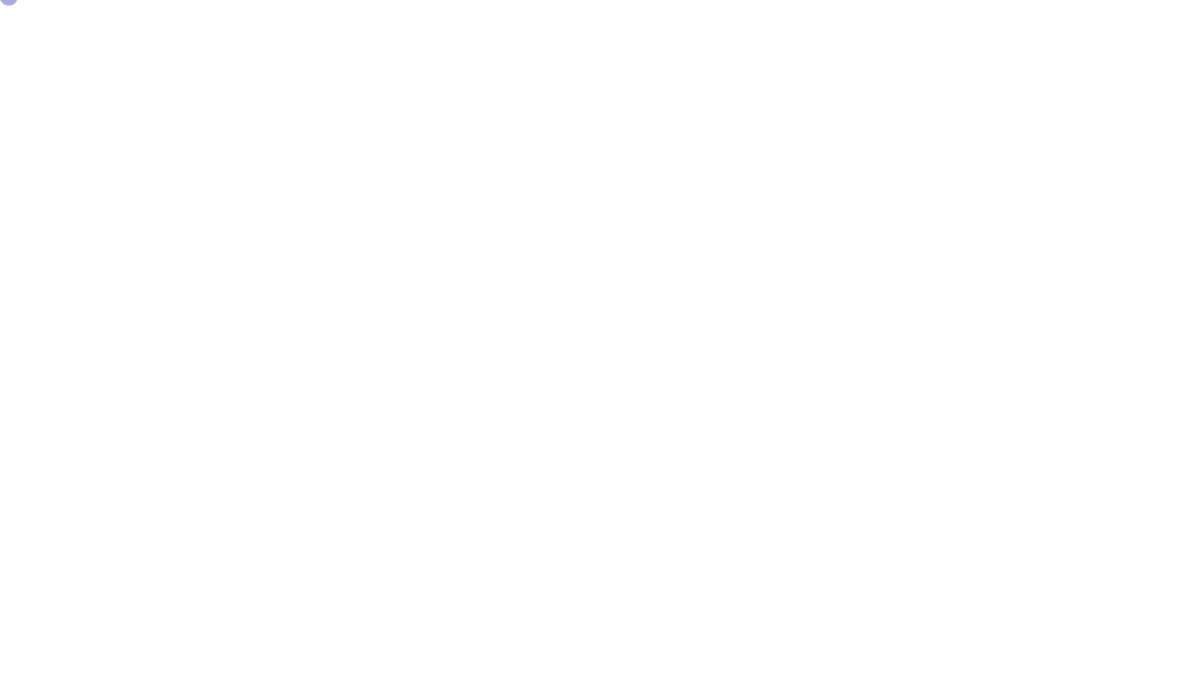
Frame 1 (no input)
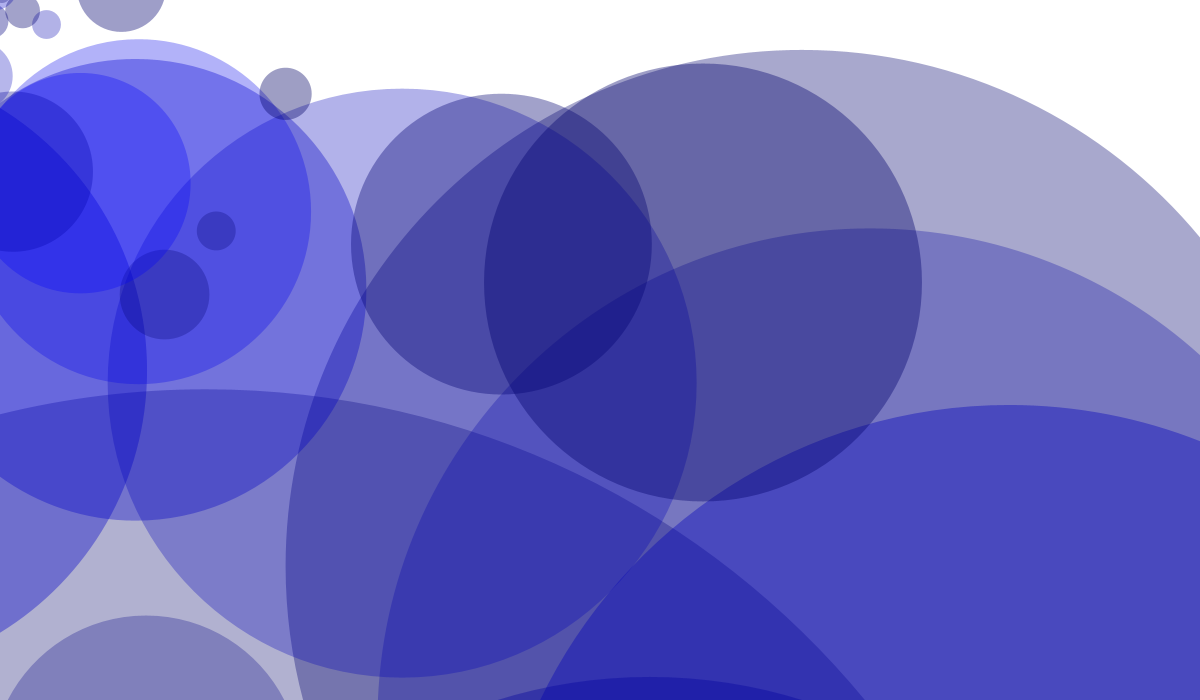
Frame 60 (the mouse pressed at the canvas centre just before this capture)
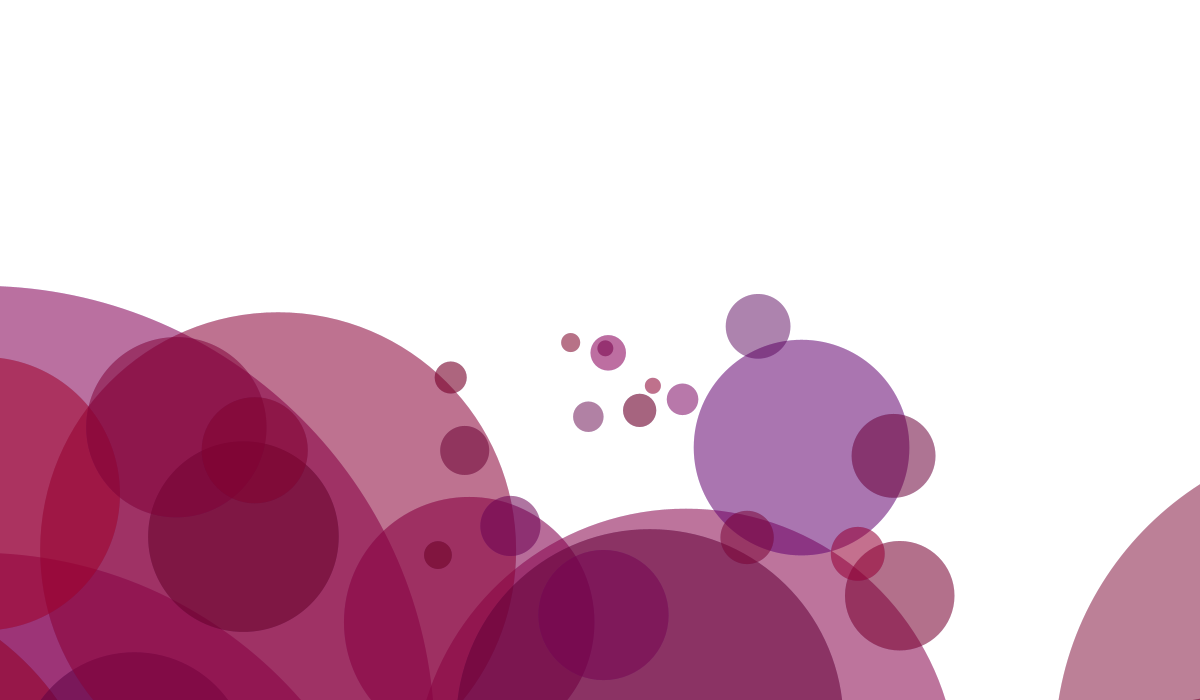
Frame 120 (the mouse held since frame 60 and released just before this capture)

The Processing sketch that drew these frames (run headless with seeded random() and noise(); from frame 60 on, the mouse is pressed at the canvas centre):

// Processing sketch: circles_sketch2
// ── circles_sketch2.pde
Circle [] bubbles = new Circle [0];
 
 
void setup () {
 size (1200,700);
 noStroke ();
 frameRate(15);
}
 
 
void draw () {
  println(frameRate);

  background (255); 
   
  bubbles = (Circle[]) append(bubbles, new Circle());
   
   for (int i=0; i<bubbles.length; i++) {
  bubbles[i].update();
   }
   
  if (bubbles.length>40) {
    bubbles = (Circle[]) subset(bubbles,1);
    //deletes oldest Circle so that no more than 40 Circles are present
  }
   
}
 
class Circle {
  
  float x;
  float y;
   
  float velX; // speed / velocity
  float velY;
   
  float concentration;
   
  color r; 
  color g; 
  color b;

   
  float CircleSize;
  float grow;
   
  Circle () {
    x = mouseX;
    y = mouseY;
     
    velX = random (-30,30);
    velY = random (-10,10);
     
    concentration = 1;
    
    r = color (random(150,255),0,0,random(70,100));
    g = color (0, random(200,255),0,random(80,100));
    b = color (0,0,random (100,255),random(70,100));

          
    CircleSize = random (5,40);
    
   grow = 1.1;
  }
   
  void update () {
     
    velX *= concentration; //slow down 
    velY *= concentration;
     
    //add gravity
     
    velY+=1.2;
     
    x+=velX;
    y+=velY;
     
    CircleSize *= grow;
     
    fill (b);
    ellipse (x,y,CircleSize,CircleSize);
 
  if (mouseX > 0 && mouseX < 400) {
    fill(b);
    ellipse (x,y,CircleSize,CircleSize);
  }
    
  if (mouseX > 400 && mouseX < 800) {
    fill(r);
    ellipse (x,y,CircleSize,CircleSize);
  }
   
  if (mouseX > 800 && mouseX < width) {
    fill(g);
    ellipse (x,y,CircleSize,CircleSize);
  }
 }

}
